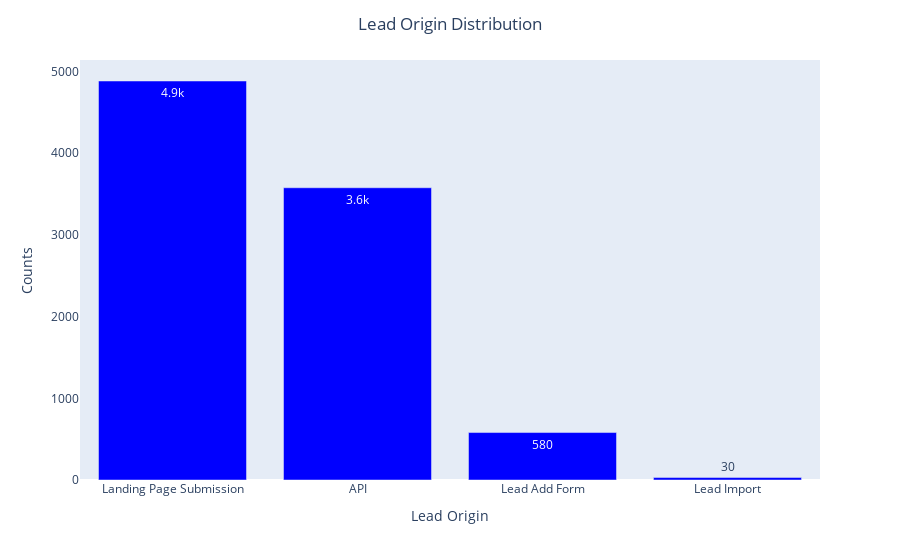

The notebook cell this image was saved under:
### Code cell
barplot('Lead Origin')

### Figure 1 — Plotly figure (JSON) as saved in the notebook; plotly's stock layout.template omitted (floating-point values rounded to 4 significant figures)
{"data": [{"alignmentgroup": "True", "hovertemplate": "x=%{x}<br>y=%{y}<extra></extra>", "legendgroup": "", "marker": {"color": "blue", "pattern": {"shape": ""}}, "name": "", "offsetgroup": "", "orientation": "v", "showlegend": false, "textposition": "auto", "texttemplate": "%{y:.2s}", "type": "bar", "x": ["Landing Page Submission", "API", "Lead Add Form", "Lead Import"], "xaxis": "x", "y": [4885, 3578, 581, 30], "yaxis": "y"}], "layout": {"barmode": "relative", "legend": {"tracegroupgap": 0}, "margin": {"t": 60}, "showlegend": false, "title": {"text": "Lead Origin Distribution", "x": 0.5}, "xaxis": {"anchor": "y", "domain": [0, 1], "showgrid": false, "title": {"text": "Lead Origin"}}, "yaxis": {"anchor": "x", "domain": [0, 1], "showgrid": false, "title": {"text": "Counts"}}}}
